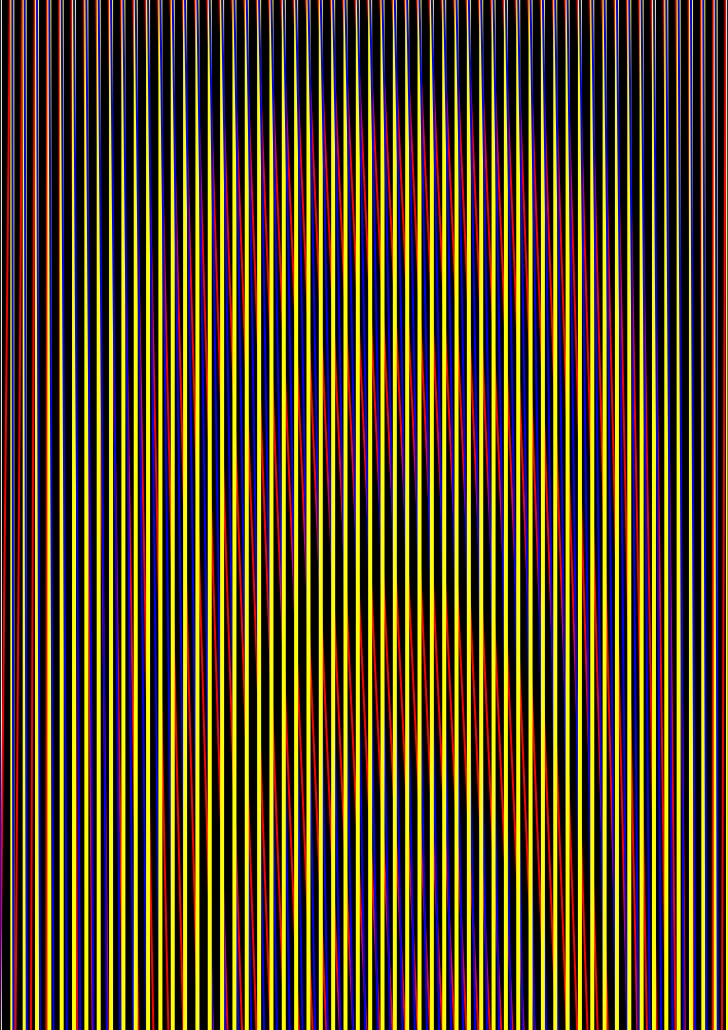
Frame 1 (no input)
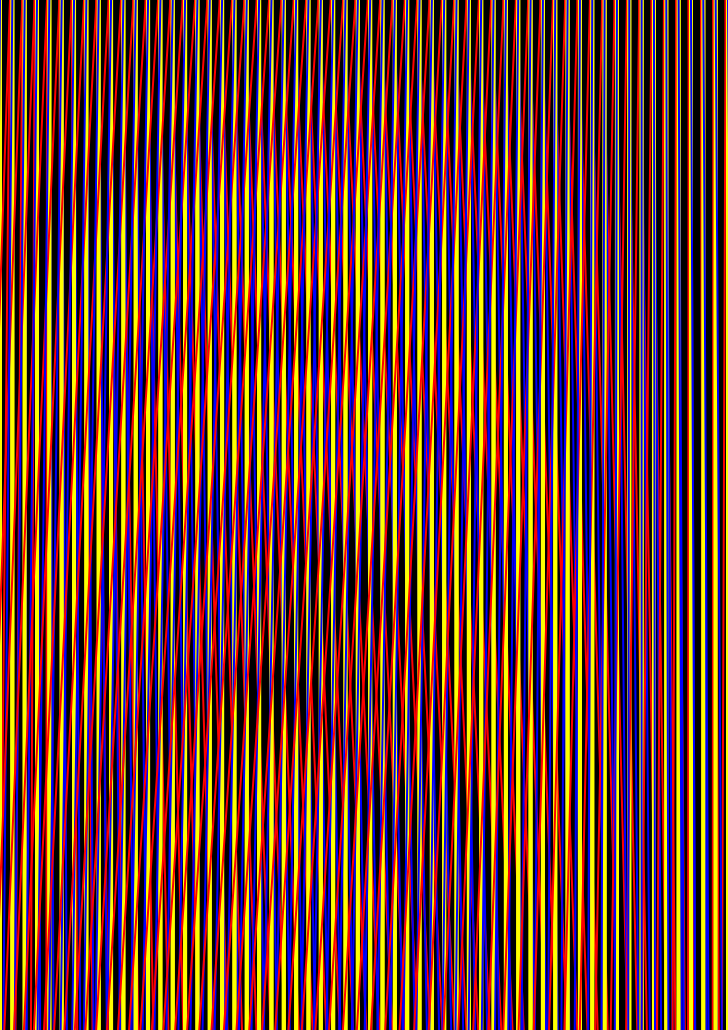
Frame 2 (the mouse pressed at the canvas centre, redrawn once)

The p5.js sketch that drew these frames (run headless with seeded random() and noise() and a simulated clock; the mouse was pressed at the canvas centre and the sketch redrawn once):

// p5.js sketch
// ── sketch.js
let r1;
let r2;
let r3;
let r1Plus = 3;
let r2Plus = 3;
let r3Plus = 2;
let a = 60;
let b = 20;
let c = 2;
let l = 59;

function setup() {
	createCanvas(728, 1030);
	background(0);
	
	r1 = 0;
	r2 = 0;
    r3 = 0;
}

function draw() {
	for(let i = 0; i < width+100; i += width/l){
      strokeWeight(4);
		stroke(255, 255, 0);
		line(i, 0, i, height);
      strokeWeight(2);
		stroke(255, 0, 0);
		line(i+10, 0, i+a*sin(radians(r1)), height);
		r1 += r1Plus;
      strokeWeight(2);
		stroke(0, 0, 255);
		line(i, 0, i+b*sin(radians(r2)), height);
		r2 += r2Plus;
      
//         stroke(0,255,0);
// 		line(i, 0, i+c*sin(radians(r3)), height);
// 		r3 += r3Plus;
	}
	noLoop();
}
